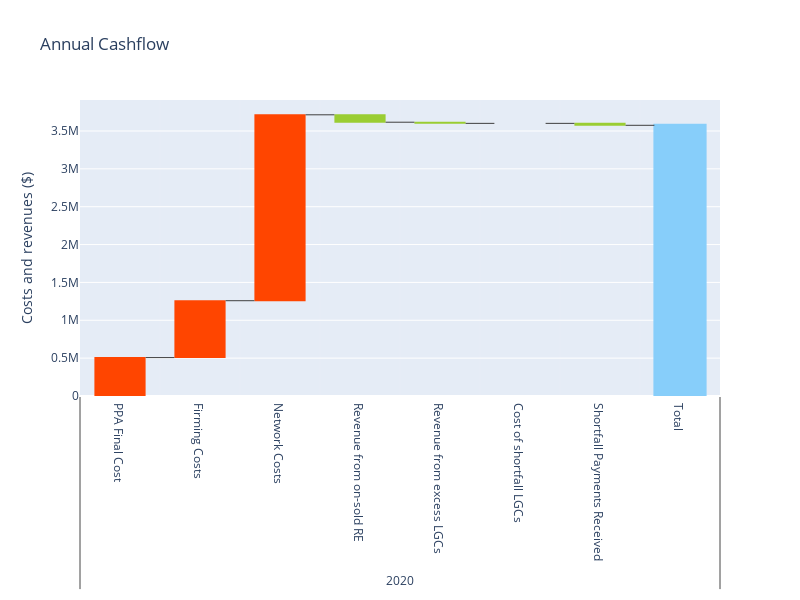

Here is the notebook cell this chart was saved with:
### Code cell
small_bill_with_wholesale = small_bill_with_wholesale.drop(columns=['No PPA Total'])
charts.plot_cashflow(small_bill_with_wholesale.astype(float))

### Figure 1 — Plotly figure (JSON) as saved in the notebook; plotly's stock layout.template omitted (floating-point values rounded to 4 significant figures)
{"data": [{"connector": {"line": {"color": "rgb(63, 63, 63)", "width": 1}}, "decreasing": {"marker": {"color": "yellowgreen"}}, "increasing": {"marker": {"color": "orangered"}}, "measure": ["relative", "relative", "relative", "relative", "relative", "relative", "relative", "total"], "name": "", "orientation": "v", "totals": {"marker": {"color": "lightskyblue", "line": {"color": "lightskyblue", "width": 2}}}, "type": "waterfall", "x": [[2020, 2020, 2020, 2020, 2020, 2020, 2020, 2020], ["PPA Final Cost", "Firming Costs", "Network Costs", "Revenue from on-sold RE", "Revenue from excess LGCs", "Cost of shortfall LGCs", "Shortfall Payments Received", "Total"]], "y": [507200.0, 751200.0, 2455000.0, -97870.0, -15210.0, 0, -25630.0, null]}], "layout": {"height": 600, "title": {"text": "Annual Cashflow"}, "waterfallgroupgap": 0.2, "width": 800, "xaxis": {"gridcolor": "white", "gridwidth": 0.1, "showgrid": true}, "yaxis": {"title": {"text": "Costs and revenues ($)"}}}}
